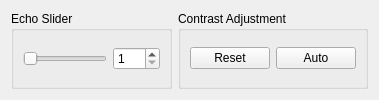
                 <widget class="QWidget" name="tabWidget_time21">
                  <attribute name="title">
                   <string>Echo 2</string>
                  </attribute>
                  <layout class="QGridLayout" name="gridLayout_127">
                   <item row="0" column="0">
                    <widget class="QGroupBox" name="groupBox_59">
                     <property name="font">
                      <font>
                       <pointsize>9</pointsize>
                       <bold>false</bold>
                      </font>
                     </property>
                     <property name="toolTip">
                      <string>Choose which 4D echo (frame) is displayed in this panel.</string>
                     </property>
                     <property name="title">
                      <string>Echo Slider</string>
                     </property>
                     <layout class="QGridLayout" name="gridLayout_128">
                      <item row="0" column="0">
                       <widget class="QSlider" name="changetimestamp_data21">
                        <property name="toolTip">
                         <string>Slide to choose which 4D echo (frame) is displayed in this panel.</string>
                        </property>
                        <property name="styleSheet">
                         <string notr="true"/>
                        </property>
                        <property name="maximum">
                         <number>99</number>
                        </property>
                        <property name="singleStep">
                         <number>1</number>
                        </property>
                        <property name="pageStep">
                         <number>1</number>
                        </property>
                        <property name="value">
                         <number>0</number>
                        </property>
                        <property name="orientation">
                         <enum>Qt::Horizontal</enum>
                        </property>
                       </widget>
                      </item>
                      <item row="0" column="1">
                       <widget class="QSpinBox" name="displaytimestamp_data21">
                        <property name="toolTip">
                         <string>Index of the 4D echo (frame) currently displayed in this panel; type a value to jump to it.</string>
                        </property>
                        <property name="buttonSymbols">
                         <enum>QAbstractSpinBox::UpDownArrows</enum>
                        </property>
                        <property name="minimum">
                         <number>1</number>
                        </property>
                        <property name="maximum">
                         <number>120</number>
                        </property>
                       </widget>
                      </item>
                     </layout>
                    </widget>
                   </item>
                   <item row="0" column="1">
                    <widget class="QGroupBox" name="groupBox_60">
                     <property name="font">
                      <font>
                       <pointsize>9</pointsize>
                       <bold>false</bold>
                      </font>
                     </property>
                     <property name="toolTip">
                      <string>Auto-compute or reset the window/level (brightness/contrast) for this panel's image.</string>
                     </property>
                     <property name="title">
                      <string>Contrast Adjustment</string>
                     </property>
                     <layout class="QGridLayout" name="gridLayout_129">
                      <item row="0" column="1">
                       <widget class="QPushButton" name="pushButton_auto_data21">
                        <property name="toolTip">
                         <string>Automatically compute the window/level (brightness/contrast) from the image data.</string>
                        </property>
                        <property name="text">
                         <string>Auto</string>
                        </property>
                       </widget>
                      </item>
                      <item row="0" column="0">
                       <widget class="QPushButton" name="pushButton_reset_data21">
                        <property name="toolTip">
                         <string>Reset the window/level (brightness/contrast) to its initial values.</string>
                        </property>
                        <property name="text">
                         <string>Reset</string>
                        </property>
                       </widget>
                      </item>
                     </layout>
                    </widget>
                   </item>
                  </layout>
                 </widget>
